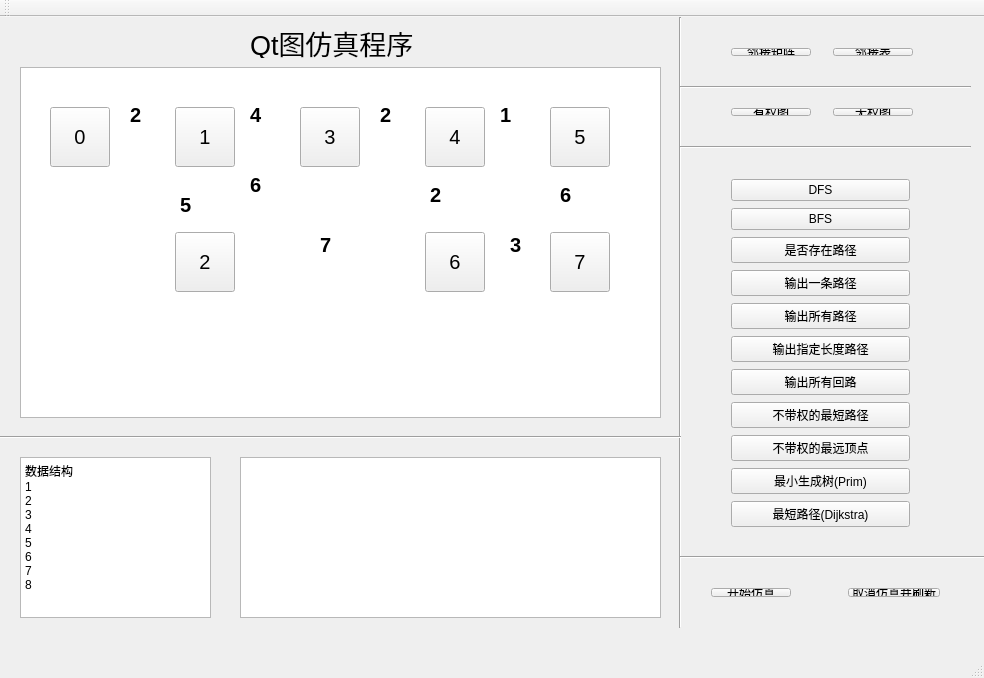
<?xml version="1.0" encoding="UTF-8"?>
<ui version="4.0">
 <class>MainWindowClass</class>
 <widget class="QMainWindow" name="MainWindowClass">
  <property name="geometry">
   <rect>
    <x>0</x>
    <y>0</y>
    <width>984</width>
    <height>678</height>
   </rect>
  </property>
  <property name="windowTitle">
   <string>MainWindow</string>
  </property>
  <widget class="QWidget" name="centralWidget">
   <widget class="Line" name="line">
    <property name="geometry">
     <rect>
      <x>670</x>
      <y>0</y>
      <width>20</width>
      <height>611</height>
     </rect>
    </property>
    <property name="orientation">
     <enum>Qt::Vertical</enum>
    </property>
   </widget>
   <widget class="Line" name="line_2">
    <property name="geometry">
     <rect>
      <x>0</x>
      <y>410</y>
      <width>681</width>
      <height>20</height>
     </rect>
    </property>
    <property name="orientation">
     <enum>Qt::Horizontal</enum>
    </property>
   </widget>
   <widget class="Line" name="line_3">
    <property name="geometry">
     <rect>
      <x>680</x>
      <y>120</y>
      <width>291</width>
      <height>20</height>
     </rect>
    </property>
    <property name="orientation">
     <enum>Qt::Horizontal</enum>
    </property>
   </widget>
   <widget class="QWidget" name="layoutWidget">
    <property name="geometry">
     <rect>
      <x>700</x>
      <y>560</y>
      <width>251</width>
      <height>31</height>
     </rect>
    </property>
    <layout class="QHBoxLayout" name="horizontalLayout_2">
     <item>
      <widget class="QPushButton" name="btn_emulate">
       <property name="text">
        <string>开始仿真</string>
       </property>
      </widget>
     </item>
     <item>
      <spacer name="horizontalSpacer_2">
       <property name="orientation">
        <enum>Qt::Horizontal</enum>
       </property>
       <property name="sizeHint" stdset="0">
        <size>
         <width>40</width>
         <height>20</height>
        </size>
       </property>
      </spacer>
     </item>
     <item>
      <widget class="QPushButton" name="btn_refresh">
       <property name="text">
        <string>取消仿真并刷新</string>
       </property>
      </widget>
     </item>
    </layout>
   </widget>
   <widget class="QLabel" name="label">
    <property name="geometry">
     <rect>
      <x>250</x>
      <y>10</y>
      <width>211</width>
      <height>31</height>
     </rect>
    </property>
    <property name="font">
     <font>
      <pointsize>20</pointsize>
     </font>
    </property>
    <property name="text">
     <string>Qt图仿真程序</string>
    </property>
   </widget>
   <widget class="QWidget" name="layoutWidget">
    <property name="geometry">
     <rect>
      <x>720</x>
      <y>150</y>
      <width>201</width>
      <height>380</height>
     </rect>
    </property>
    <layout class="QVBoxLayout" name="verticalLayout">
     <item>
      <widget class="QPushButton" name="btn_DFS">
       <property name="text">
        <string>DFS</string>
       </property>
      </widget>
     </item>
     <item>
      <widget class="QPushButton" name="btn_BFS">
       <property name="text">
        <string>BFS</string>
       </property>
      </widget>
     </item>
     <item>
      <widget class="QPushButton" name="btn_havepath">
       <property name="text">
        <string>是否存在路径</string>
       </property>
      </widget>
     </item>
     <item>
      <widget class="QPushButton" name="btn_onepath">
       <property name="text">
        <string>输出一条路径</string>
       </property>
      </widget>
     </item>
     <item>
      <widget class="QPushButton" name="btn_allpath">
       <property name="text">
        <string>输出所有路径</string>
       </property>
      </widget>
     </item>
     <item>
      <widget class="QPushButton" name="btn_lengthPath">
       <property name="text">
        <string>输出指定长度路径</string>
       </property>
      </widget>
     </item>
     <item>
      <widget class="QPushButton" name="btn_findCycles">
       <property name="text">
        <string>输出所有回路</string>
       </property>
      </widget>
     </item>
     <item>
      <widget class="QPushButton" name="btn_noweightSPath">
       <property name="text">
        <string>不带权的最短路径</string>
       </property>
      </widget>
     </item>
     <item>
      <widget class="QPushButton" name="btn_noweightFnode">
       <property name="text">
        <string>不带权的最远顶点</string>
       </property>
      </widget>
     </item>
     <item>
      <widget class="QPushButton" name="btn_mst">
       <property name="text">
        <string>最小生成树(Prim)</string>
       </property>
      </widget>
     </item>
     <item>
      <widget class="QPushButton" name="btn_dijkstra">
       <property name="text">
        <string>最短路径(Dijkstra)</string>
       </property>
      </widget>
     </item>
    </layout>
   </widget>
   <widget class="QWidget" name="layoutWidget">
    <property name="geometry">
     <rect>
      <x>720</x>
      <y>80</y>
      <width>204</width>
      <height>30</height>
     </rect>
    </property>
    <layout class="QHBoxLayout" name="horizontalLayout">
     <item>
      <widget class="QPushButton" name="btn_weight">
       <property name="text">
        <string>有权图</string>
       </property>
      </widget>
     </item>
     <item>
      <spacer name="horizontalSpacer">
       <property name="orientation">
        <enum>Qt::Horizontal</enum>
       </property>
       <property name="sizeHint" stdset="0">
        <size>
         <width>40</width>
         <height>20</height>
        </size>
       </property>
      </spacer>
     </item>
     <item>
      <widget class="QPushButton" name="btn_noweight">
       <property name="text">
        <string>无权图</string>
       </property>
      </widget>
     </item>
    </layout>
   </widget>
   <widget class="Line" name="line_4">
    <property name="geometry">
     <rect>
      <x>680</x>
      <y>530</y>
      <width>311</width>
      <height>20</height>
     </rect>
    </property>
    <property name="orientation">
     <enum>Qt::Horizontal</enum>
    </property>
   </widget>
   <widget class="Line" name="line_5">
    <property name="geometry">
     <rect>
      <x>680</x>
      <y>60</y>
      <width>291</width>
      <height>20</height>
     </rect>
    </property>
    <property name="orientation">
     <enum>Qt::Horizontal</enum>
    </property>
   </widget>
   <widget class="QWidget" name="layoutWidget_2">
    <property name="geometry">
     <rect>
      <x>720</x>
      <y>20</y>
      <width>204</width>
      <height>30</height>
     </rect>
    </property>
    <layout class="QHBoxLayout" name="horizontalLayout_3">
     <item>
      <widget class="QPushButton" name="btn_matrix">
       <property name="text">
        <string>邻接矩阵</string>
       </property>
      </widget>
     </item>
     <item>
      <spacer name="horizontalSpacer_3">
       <property name="orientation">
        <enum>Qt::Horizontal</enum>
       </property>
       <property name="sizeHint" stdset="0">
        <size>
         <width>40</width>
         <height>20</height>
        </size>
       </property>
      </spacer>
     </item>
     <item>
      <widget class="QPushButton" name="btn_list">
       <property name="text">
        <string>邻接表</string>
       </property>
      </widget>
     </item>
    </layout>
   </widget>
   <widget class="QGraphicsView" name="graphicsView">
    <property name="geometry">
     <rect>
      <x>20</x>
      <y>50</y>
      <width>641</width>
      <height>351</height>
     </rect>
    </property>
   </widget>
   <widget class="QPushButton" name="nodebtn_7">
    <property name="geometry">
     <rect>
      <x>550</x>
      <y>215</y>
      <width>60</width>
      <height>60</height>
     </rect>
    </property>
    <property name="font">
     <font>
      <pointsize>15</pointsize>
     </font>
    </property>
    <property name="text">
     <string>7</string>
    </property>
   </widget>
   <widget class="QPushButton" name="nodebtn_6">
    <property name="geometry">
     <rect>
      <x>425</x>
      <y>215</y>
      <width>60</width>
      <height>60</height>
     </rect>
    </property>
    <property name="font">
     <font>
      <pointsize>15</pointsize>
     </font>
    </property>
    <property name="text">
     <string>6</string>
    </property>
   </widget>
   <widget class="QPushButton" name="nodebtn_3">
    <property name="geometry">
     <rect>
      <x>300</x>
      <y>90</y>
      <width>60</width>
      <height>60</height>
     </rect>
    </property>
    <property name="font">
     <font>
      <pointsize>15</pointsize>
     </font>
    </property>
    <property name="text">
     <string>3</string>
    </property>
   </widget>
   <widget class="QPushButton" name="nodebtn_1">
    <property name="geometry">
     <rect>
      <x>175</x>
      <y>90</y>
      <width>60</width>
      <height>60</height>
     </rect>
    </property>
    <property name="font">
     <font>
      <pointsize>15</pointsize>
     </font>
    </property>
    <property name="text">
     <string>1</string>
    </property>
   </widget>
   <widget class="QPushButton" name="nodebtn_4">
    <property name="geometry">
     <rect>
      <x>425</x>
      <y>90</y>
      <width>60</width>
      <height>60</height>
     </rect>
    </property>
    <property name="font">
     <font>
      <pointsize>15</pointsize>
     </font>
    </property>
    <property name="text">
     <string>4</string>
    </property>
   </widget>
   <widget class="QPushButton" name="nodebtn_0">
    <property name="geometry">
     <rect>
      <x>50</x>
      <y>90</y>
      <width>60</width>
      <height>60</height>
     </rect>
    </property>
    <property name="font">
     <font>
      <pointsize>15</pointsize>
     </font>
    </property>
    <property name="text">
     <string>0</string>
    </property>
   </widget>
   <widget class="QPushButton" name="nodebtn_5">
    <property name="geometry">
     <rect>
      <x>550</x>
      <y>90</y>
      <width>60</width>
      <height>60</height>
     </rect>
    </property>
    <property name="font">
     <font>
      <pointsize>15</pointsize>
     </font>
    </property>
    <property name="text">
     <string>5</string>
    </property>
   </widget>
   <widget class="QPushButton" name="nodebtn_2">
    <property name="geometry">
     <rect>
      <x>175</x>
      <y>215</y>
      <width>60</width>
      <height>60</height>
     </rect>
    </property>
    <property name="font">
     <font>
      <pointsize>15</pointsize>
     </font>
    </property>
    <property name="text">
     <string>2</string>
    </property>
   </widget>
   <widget class="QLabel" name="edge_0">
    <property name="geometry">
     <rect>
      <x>110</x>
      <y>110</y>
      <width>65</width>
      <height>20</height>
     </rect>
    </property>
    <property name="text">
     <string/>
    </property>
    <property name="pixmap">
     <pixmap resource="MainWindow.qrc">:/Image/right.png</pixmap>
    </property>
    <property name="scaledContents">
     <bool>true</bool>
    </property>
   </widget>
   <widget class="QLabel" name="edge_1">
    <property name="geometry">
     <rect>
      <x>235</x>
      <y>110</y>
      <width>65</width>
      <height>20</height>
     </rect>
    </property>
    <property name="text">
     <string/>
    </property>
    <property name="pixmap">
     <pixmap resource="MainWindow.qrc">:/Image/right.png</pixmap>
    </property>
    <property name="scaledContents">
     <bool>true</bool>
    </property>
   </widget>
   <widget class="QLabel" name="edge_2">
    <property name="geometry">
     <rect>
      <x>360</x>
      <y>110</y>
      <width>65</width>
      <height>20</height>
     </rect>
    </property>
    <property name="text">
     <string/>
    </property>
    <property name="pixmap">
     <pixmap resource="MainWindow.qrc">:/Image/right.png</pixmap>
    </property>
    <property name="scaledContents">
     <bool>true</bool>
    </property>
   </widget>
   <widget class="QLabel" name="edge_3">
    <property name="geometry">
     <rect>
      <x>485</x>
      <y>110</y>
      <width>65</width>
      <height>20</height>
     </rect>
    </property>
    <property name="text">
     <string/>
    </property>
    <property name="pixmap">
     <pixmap resource="MainWindow.qrc">:/Image/right.png</pixmap>
    </property>
    <property name="scaledContents">
     <bool>true</bool>
    </property>
   </widget>
   <widget class="QLabel" name="label_6">
    <property name="geometry">
     <rect>
      <x>485</x>
      <y>235</y>
      <width>65</width>
      <height>20</height>
     </rect>
    </property>
    <property name="text">
     <string/>
    </property>
    <property name="pixmap">
     <pixmap resource="MainWindow.qrc">:/Image/left.png</pixmap>
    </property>
    <property name="scaledContents">
     <bool>true</bool>
    </property>
   </widget>
   <widget class="QLabel" name="label_7">
    <property name="geometry">
     <rect>
      <x>235</x>
      <y>235</y>
      <width>190</width>
      <height>20</height>
     </rect>
    </property>
    <property name="text">
     <string/>
    </property>
    <property name="pixmap">
     <pixmap resource="MainWindow.qrc">:/Image/right.png</pixmap>
    </property>
    <property name="scaledContents">
     <bool>true</bool>
    </property>
   </widget>
   <widget class="QLabel" name="edge_4">
    <property name="geometry">
     <rect>
      <x>195</x>
      <y>150</y>
      <width>20</width>
      <height>65</height>
     </rect>
    </property>
    <property name="text">
     <string/>
    </property>
    <property name="pixmap">
     <pixmap resource="MainWindow.qrc">:/Image/up.png</pixmap>
    </property>
    <property name="scaledContents">
     <bool>true</bool>
    </property>
   </widget>
   <widget class="QLabel" name="label_9">
    <property name="geometry">
     <rect>
      <x>445</x>
      <y>150</y>
      <width>20</width>
      <height>65</height>
     </rect>
    </property>
    <property name="text">
     <string/>
    </property>
    <property name="pixmap">
     <pixmap resource="MainWindow.qrc">:/Image/up.png</pixmap>
    </property>
    <property name="scaledContents">
     <bool>true</bool>
    </property>
   </widget>
   <widget class="QLabel" name="label_10">
    <property name="geometry">
     <rect>
      <x>570</x>
      <y>150</y>
      <width>20</width>
      <height>65</height>
     </rect>
    </property>
    <property name="text">
     <string/>
    </property>
    <property name="pixmap">
     <pixmap resource="MainWindow.qrc">:/Image/down.png</pixmap>
    </property>
    <property name="scaledContents">
     <bool>true</bool>
    </property>
   </widget>
   <widget class="QLabel" name="label_11">
    <property name="geometry">
     <rect>
      <x>226</x>
      <y>141</y>
      <width>84</width>
      <height>84</height>
     </rect>
    </property>
    <property name="text">
     <string/>
    </property>
    <property name="pixmap">
     <pixmap resource="MainWindow.qrc">:/Image/other.png</pixmap>
    </property>
    <property name="scaledContents">
     <bool>true</bool>
    </property>
   </widget>
   <widget class="QPlainTextEdit" name="logBox">
    <property name="geometry">
     <rect>
      <x>240</x>
      <y>440</y>
      <width>421</width>
      <height>161</height>
     </rect>
    </property>
   </widget>
   <widget class="QPlainTextEdit" name="logStruct">
    <property name="geometry">
     <rect>
      <x>20</x>
      <y>440</y>
      <width>191</width>
      <height>161</height>
     </rect>
    </property>
    <property name="font">
     <font>
      <pointsize>9</pointsize>
     </font>
    </property>
    <property name="plainText">
     <string>数据结构
1
2
3
4
5
6
7
8</string>
    </property>
   </widget>
   <widget class="QLabel" name="wl_0">
    <property name="geometry">
     <rect>
      <x>130</x>
      <y>90</y>
      <width>21</width>
      <height>16</height>
     </rect>
    </property>
    <property name="font">
     <font>
      <pointsize>15</pointsize>
      <weight>75</weight>
      <bold>true</bold>
     </font>
    </property>
    <property name="text">
     <string>2</string>
    </property>
   </widget>
   <widget class="QLabel" name="wl_1">
    <property name="geometry">
     <rect>
      <x>250</x>
      <y>90</y>
      <width>21</width>
      <height>16</height>
     </rect>
    </property>
    <property name="font">
     <font>
      <pointsize>15</pointsize>
      <weight>75</weight>
      <bold>true</bold>
     </font>
    </property>
    <property name="text">
     <string>4</string>
    </property>
   </widget>
   <widget class="QLabel" name="wl_3">
    <property name="geometry">
     <rect>
      <x>500</x>
      <y>90</y>
      <width>21</width>
      <height>16</height>
     </rect>
    </property>
    <property name="font">
     <font>
      <pointsize>15</pointsize>
      <weight>75</weight>
      <bold>true</bold>
     </font>
    </property>
    <property name="text">
     <string>1</string>
    </property>
   </widget>
   <widget class="QLabel" name="wl_2">
    <property name="geometry">
     <rect>
      <x>380</x>
      <y>90</y>
      <width>21</width>
      <height>16</height>
     </rect>
    </property>
    <property name="font">
     <font>
      <pointsize>15</pointsize>
      <weight>75</weight>
      <bold>true</bold>
     </font>
    </property>
    <property name="text">
     <string>2</string>
    </property>
   </widget>
   <widget class="QLabel" name="wl_4">
    <property name="geometry">
     <rect>
      <x>180</x>
      <y>180</y>
      <width>21</width>
      <height>16</height>
     </rect>
    </property>
    <property name="font">
     <font>
      <pointsize>15</pointsize>
      <weight>75</weight>
      <bold>true</bold>
     </font>
    </property>
    <property name="text">
     <string>5</string>
    </property>
   </widget>
   <widget class="QLabel" name="wl_5">
    <property name="geometry">
     <rect>
      <x>250</x>
      <y>160</y>
      <width>21</width>
      <height>16</height>
     </rect>
    </property>
    <property name="font">
     <font>
      <pointsize>15</pointsize>
      <weight>75</weight>
      <bold>true</bold>
     </font>
    </property>
    <property name="text">
     <string>6</string>
    </property>
   </widget>
   <widget class="QLabel" name="wl_6">
    <property name="geometry">
     <rect>
      <x>430</x>
      <y>170</y>
      <width>21</width>
      <height>16</height>
     </rect>
    </property>
    <property name="font">
     <font>
      <pointsize>15</pointsize>
      <weight>75</weight>
      <bold>true</bold>
     </font>
    </property>
    <property name="text">
     <string>2</string>
    </property>
   </widget>
   <widget class="QLabel" name="wl_7">
    <property name="geometry">
     <rect>
      <x>560</x>
      <y>170</y>
      <width>21</width>
      <height>16</height>
     </rect>
    </property>
    <property name="font">
     <font>
      <pointsize>15</pointsize>
      <weight>75</weight>
      <bold>true</bold>
     </font>
    </property>
    <property name="text">
     <string>6</string>
    </property>
   </widget>
   <widget class="QLabel" name="wl_8">
    <property name="geometry">
     <rect>
      <x>320</x>
      <y>220</y>
      <width>21</width>
      <height>16</height>
     </rect>
    </property>
    <property name="font">
     <font>
      <pointsize>15</pointsize>
      <weight>75</weight>
      <bold>true</bold>
     </font>
    </property>
    <property name="text">
     <string>7</string>
    </property>
   </widget>
   <widget class="QLabel" name="wl_9">
    <property name="geometry">
     <rect>
      <x>510</x>
      <y>220</y>
      <width>21</width>
      <height>16</height>
     </rect>
    </property>
    <property name="font">
     <font>
      <pointsize>15</pointsize>
      <weight>75</weight>
      <bold>true</bold>
     </font>
    </property>
    <property name="text">
     <string>3</string>
    </property>
   </widget>
  </widget>
  <widget class="QMenuBar" name="menuBar">
   <property name="geometry">
    <rect>
     <x>0</x>
     <y>0</y>
     <width>984</width>
     <height>23</height>
    </rect>
   </property>
  </widget>
  <widget class="QToolBar" name="mainToolBar">
   <attribute name="toolBarArea">
    <enum>TopToolBarArea</enum>
   </attribute>
   <attribute name="toolBarBreak">
    <bool>false</bool>
   </attribute>
  </widget>
  <widget class="QStatusBar" name="statusBar"/>
 </widget>
 <layoutdefault spacing="6" margin="11"/>
 <resources>
  <include location="MainWindow.qrc"/>
 </resources>
 <connections/>
</ui>
